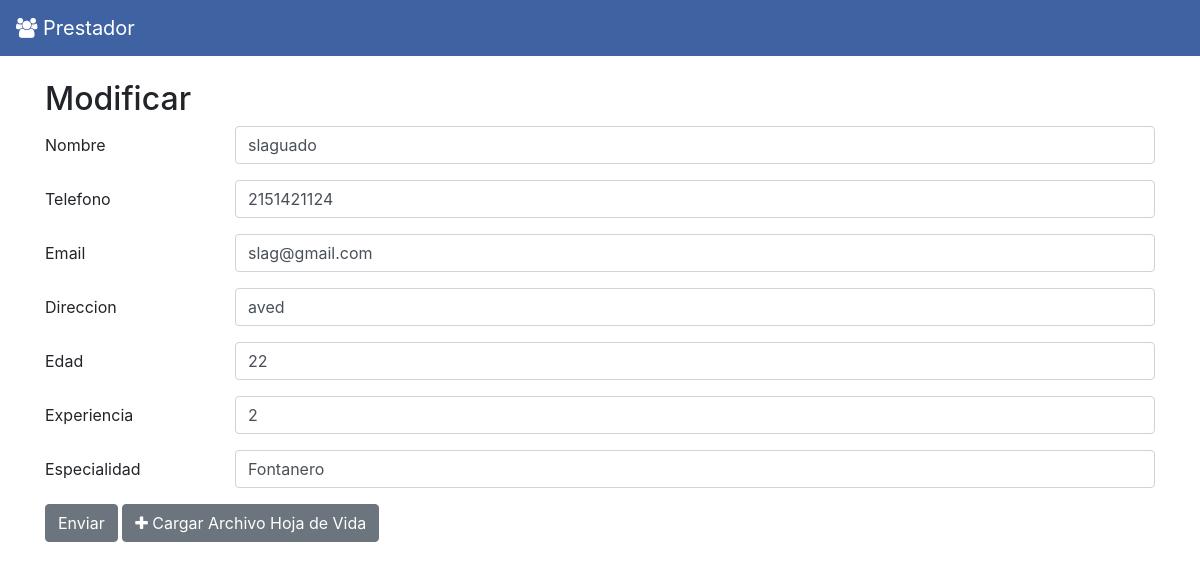
Page /update/4 on the committed database.
### tables this page shows
CREATE TABLE prestador(id INTEGER PRIMARY KEY AUTOINCREMENT,
nombre TEXT NOT NULL,
telefono TEXT NOT NULL,
email TEXT NOT NULL,
direccion TEXT NOT NULL,
edad INTEGER,
experiencia INTEGER,
especialidad TEXT);

### Server.py (the view, shortened to what this page needs)
@app.route('/update/<int:id>', methods=['GET', 'POST'])
def udpate(id):
    if request.method == "GET":
        prestador=query_db("SELECT * FROM prestador WHERE id=?",[id],one=True)
        return render_template("update.html",prestador=prestador)

### Server.py (called while the page is built)
def get_db():
    db = getattr(g, '_database', None)
    if db is None:
        db = g._database = sqlite3.connect(DATABASE)
        db.row_factory = sqlite3.Row
    return db

def query_db(query, args=(), one=False):
    cur = get_db().execute(query, args)
    rv = cur.fetchall()
    cur.close()
    return (rv[0] if rv else None) if one else rv

@app.teardown_appcontext
def close_connection(exception):
    db = getattr(g, '_database', None)
    if db is not None:
        db.close()

### templates/update.html
{% extends "form.html" %}
{% block titulo %}Modificar{% endblock %}

### templates/form.html
{% extends "base.html" %}
{% block contenido %}
<form action="#" method="post">
    <div class = "form-group row">
        <label for="nombre" class="col-sm-2 col-form-label">Nombre</label>
        <div class="col-sm-10">
            <input type="text" class="form-control" id="nombre" name = "nombre" value={{prestador.nombre}}>
        </div>
    </div>
    <div class="form-group row">
        <label for="telefono" class="col-sm-2 col-form-label">Telefono</label>
        <div class="col-sm-10">
            <input type="tel" class="form-control" id="telefono" name="telefono" value={{prestador.telefono}}>
        </div>
    </div>
    <div class="form-group row">
        <label for="email" class="col-sm-2 col-form-label">Email</label>
        <div class="col-sm-10">
            <input type="email" class="form-control" id="email" name="email" value={{prestador.email}}>
        </div>
    </div>
    <div class="form-group row">
        <label for="direccion" class="col-sm-2 col-form-label">Direccion</label>
        <div class="col-sm-10">
            <input type="text" class="form-control" id="direccion" name="direccion" value={{prestador.direccion}}>
        </div>
    </div>
    <div class="form-group row">
        <label for="edad" class="col-sm-2 col-form-label">Edad</label>
        <div class="col-sm-10">
            <input type="number" class="form-control" id="edad" name="edad" value={{prestador.edad}}>
        </div>
    </div>
    <div class="form-group row">
        <label for="experiencia" class="col-sm-2 col-form-label">Experiencia</label>
        <div class="col-sm-10">
            <input type="number" class="form-control" id="experiencia" name="experiencia" value={{prestador.experiencia}}>
        </div>
    </div>
    <div class="form-group row">
            <label for="especialidad" class="col-sm-2 col-form-label">Especialidad</label>
            <div class="col-sm-10">
                <input type="text" class="form-control" id="especialidad" name="especialidad" value={{prestador.especialidad}}>
            </div>
        </div>
<button type="submit" class="btn btn-secondary" value="Submit">Enviar</button>
<a class="btn btn-secondary" href="./carga"><i class="fa fa-plus"></i> Cargar Archivo Hoja de Vida</a>
</form>
{% endblock %}

### rows in the picture
prestador: nombre "slaguado", telefono "2151421124", email "slag@gmail.com", direccion "aved", edad "22", experiencia "2", especialidad "Fontanero"
